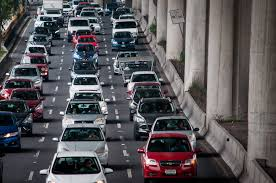
#> input picture Laboratorio 1/image.jpg, 276 x 183 px
$ jupyter execute --allow-errors 'Laborario 1.ipynb'
#> lines starting #> are read from the running program, lines starting #| are printed output that depends on the picture
[cell 1]
import cv2
import matplotlib.pyplot as plt
import numpy as np

<h1>Problema 1 </h2>

[cell 2]
def canal_imagen(imagen, color):
#> called with imagen = 'image.jpg', color = 1
    img = cv2.imread(imagen) #lectura en formato BGR
#> img is the input picture: shape (183, 276, 3); mean B, G, R 88.9, 85.7, 88.2
    img = cv2.cvtColor(img,cv2.COLOR_BGR2RGB)
    alto = img.shape[0]
#> alto = 183
    ancho =  img.shape[1]
#> ancho = 276
    lienzo = np.zeros((alto,ancho,3)) #hace que la imagen de salida sea a color.
    for i in range(0, alto):
        for j in range(0, ancho):
            pixel = img[i,j]

            blue = pixel[2]
            green = pixel[1]
            red = pixel[0]

            if(color == 1):
                lienzo[i, j] = [blue, 0, 0]
            if(color == 2):
                lienzo[i, j] = [0, green, 0]
            if(color == 3):
                lienzo[i, j] = [0, 0, red]
            if(color == 10):
                lienzo[i, j] = [0, green, red]
            if(color == 20):
                lienzo[i, j] = [blue, green, 0]
            if(color == 30):
                lienzo[i, j] = [blue, 0, red]

    cv2.imwrite('monocromo.jpg', lienzo)
    monocromo = cv2.imread('monocromo.jpg')
    monocromo = cv2.cvtColor(monocromo, cv2.COLOR_BGR2RGB)
    return monocromo

[cell 3]
imagen_dir = 'image.jpg'
plt.imshow(canal_imagen(imagen_dir, 1))
plt.show()

[cell 4]
imagen_dir = 'image.jpg'
plt.imshow(canal_imagen(imagen_dir, 2))
plt.show()

[cell 5]
imagen_dir = 'image.jpg'
plt.imshow(canal_imagen(imagen_dir, 3))
plt.show()

[cell 6]
imagen_dir = 'image.jpg'
plt.imshow(canal_imagen(imagen_dir, 10))
plt.show()

[cell 7]
imagen_dir = 'image.jpg'
plt.imshow(canal_imagen(imagen_dir, 20))
#> after the loop in canal_imagen (call 5), `for i in range(0, alto):`:
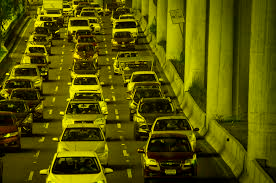
#> lienzo: shape (183, 276, 3) float64; mean R, G, B 88.9, 85.7, 0
#> in canal_imagen (call 5), `monocromo = cv2.imread('monocromo.jpg')`:
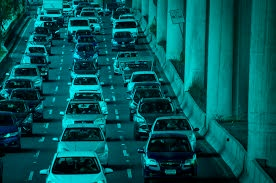
#> monocromo: shape (183, 276, 3); mean B, G, R 88.9, 85.8, 4.5
plt.show()

[cell 8]
imagen_dir = 'image.jpg'
plt.imshow(canal_imagen(imagen_dir, 30))
#> after the loop in canal_imagen (call 6), `for i in range(0, alto):`:
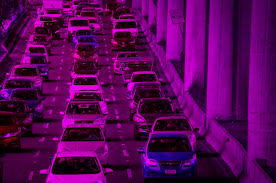
#> lienzo: shape (183, 276, 3) float64; mean R, G, B 88.9, 0, 88.2
plt.show()

<h1>Problema 2 </h2>

[cell 9]
def agregar_colores(imagenR,imagenG, imagenB):
#> called with imagenR = 'imagen1/imagen1_salida_gray_rojo.jpg', imagenG = 'imagen1/imagen1_salida_gray_verde.jpg', imagenB = 'imagen1/imagen1_salida_gray_azul.jpg'
    imgR = cv2.imread(imagenR) #lectura en formato BGR
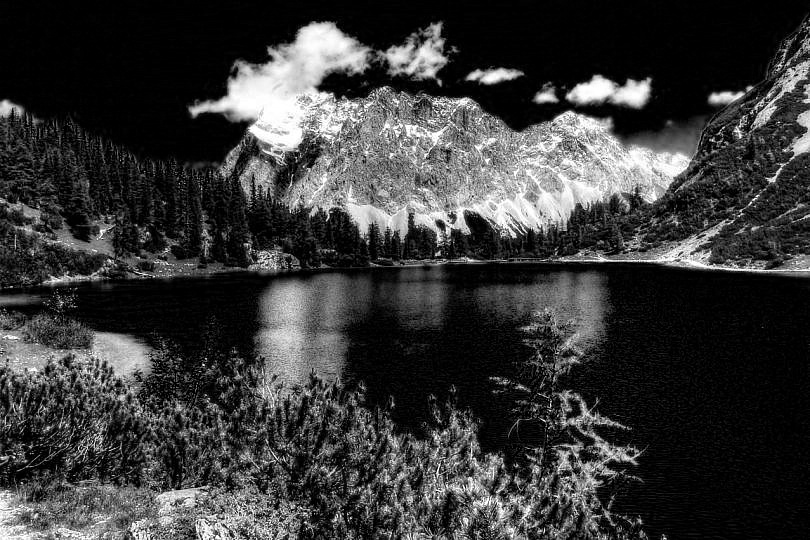
#> input picture Laboratorio 1/imagen1/imagen1_salida_gray_rojo.jpg, 810 x 540 px
#> imgR is the input picture: shape (540, 810, 3); min 0, max 255, mean 57.5
    imgR = cv2.cvtColor(imgR,cv2.COLOR_BGR2RGB)

    imgG = cv2.imread(imagenG) #lectura en formato BGR
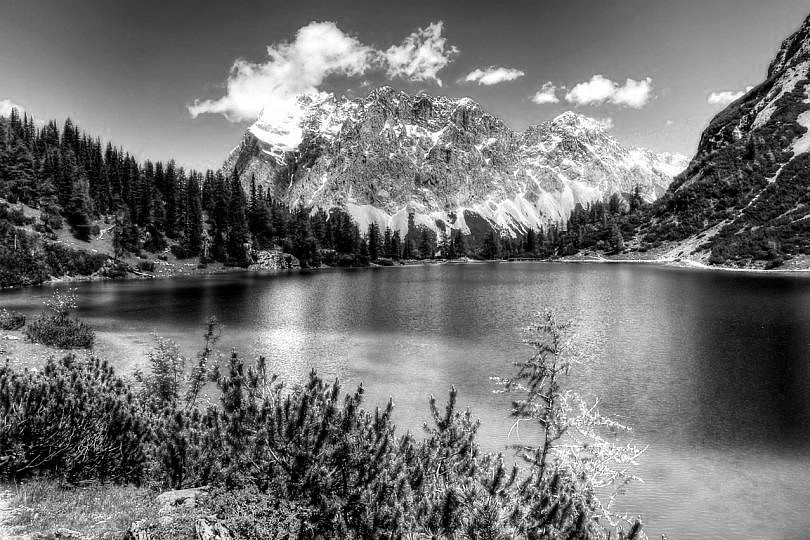
#> input picture Laboratorio 1/imagen1/imagen1_salida_gray_verde.jpg, 810 x 540 px
#> imgG is the input picture: shape (540, 810, 3); min 0, max 255, mean 113.9
    imgG = cv2.cvtColor(imgG,cv2.COLOR_BGR2RGB)

    imgB = cv2.imread(imagenB) #lectura en formato BGR
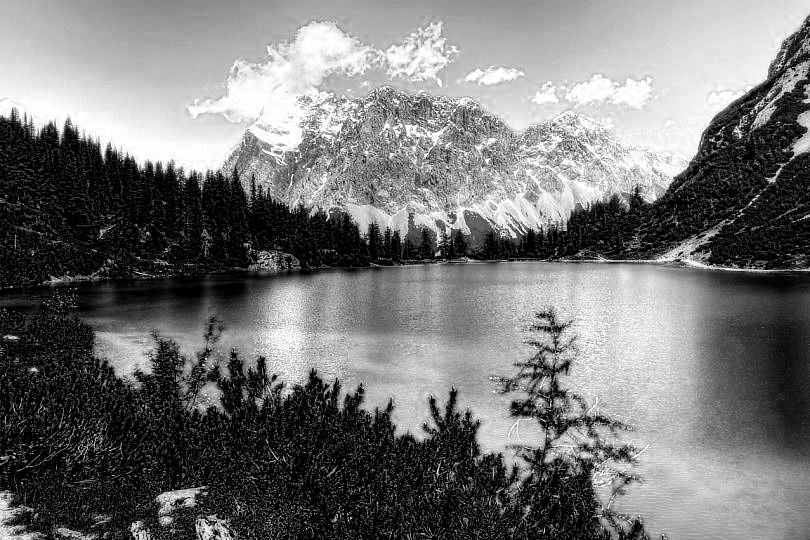
#> input picture Laboratorio 1/imagen1/imagen1_salida_gray_azul.jpg, 810 x 540 px
#> imgB is the input picture: shape (540, 810, 3); min 0, max 255, mean 118.1
    imgB = cv2.cvtColor(imgB,cv2.COLOR_BGR2RGB)

    altoR = imgR.shape[0]
#> altoR = 540
    anchoR =  imgR.shape[1]
#> anchoR = 810

    altoG = imgG.shape[0]
#> altoG = 540
    anchoG =  imgG.shape[1]
#> anchoG = 810

    altoB = imgB.shape[0]
#> altoB = 540
    anchoB =  imgB.shape[1]
#> anchoB = 810

    lienzo = np.zeros((altoR,anchoR,3)) #hace que la imagen de salida sea a color.
    for i in range(0, altoR):
        for j in range(0, anchoR):
            pixelR = imgR[i,j]
            pixelG = imgG[i,j]
            pixelB = imgB[i,j]

            blueR = pixelR[2]
            greenR = pixelR[1]
            redR = pixelR[0]

            blueG = pixelG[2]
            greenG = pixelG[1]
            redG = pixelG[0]

            blueB = pixelB[2]
            greenB = pixelB[1]
            redB = pixelB[0]

            lienzo[i, j] = [blueB, greenG, redR]
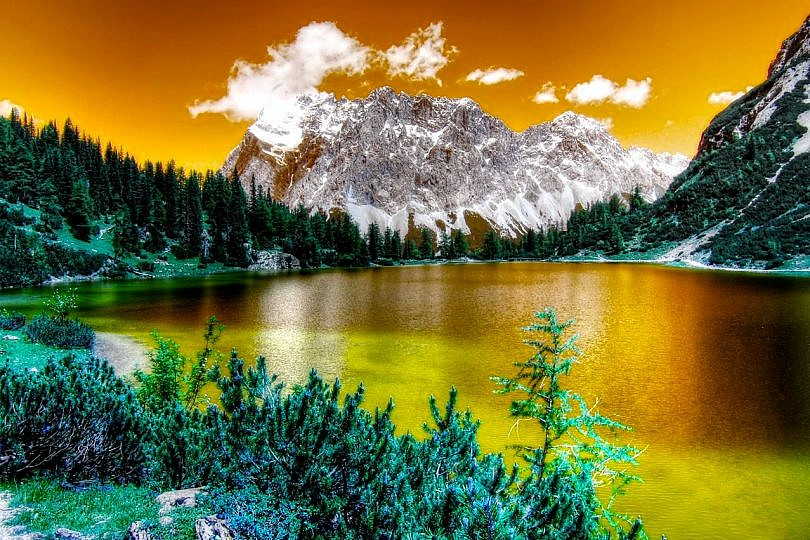
#> lienzo: shape (540, 810, 3) float64; mean R, G, B 118.1, 113.9, 57.5


    cv2.imwrite('imagen_original.jpg', lienzo)
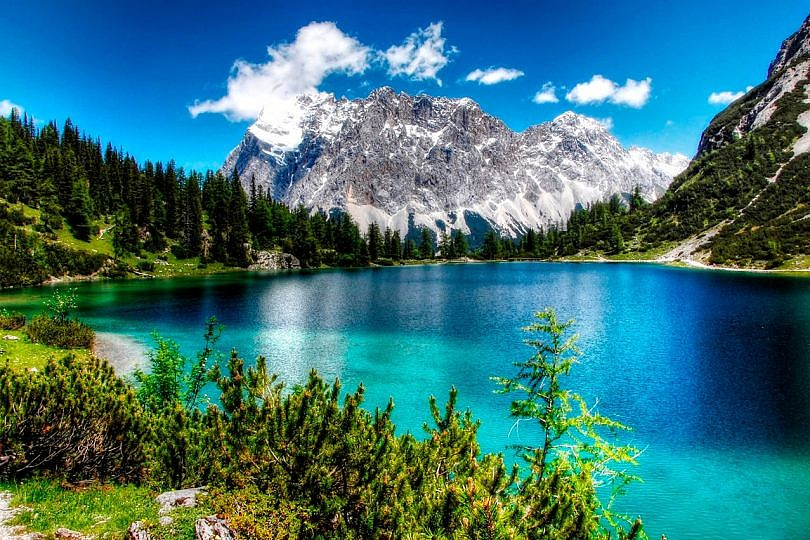
#> saved as imagen_original.jpg: shape (540, 810, 3); mean B, G, R 118.1, 113.9, 57.5
    imagen_original = cv2.imread('imagen_original.jpg')
    imagen_original = cv2.cvtColor(imagen_original, cv2.COLOR_BGR2RGB)
    return imagen_original

[cell 10]
imagenB_dir = 'imagen1/imagen1_salida_gray_azul.jpg'
imagenR_dir = 'imagen1/imagen1_salida_gray_rojo.jpg'
imagenG_dir = 'imagen1/imagen1_salida_gray_verde.jpg'
plt.imshow(agregar_colores(imagenR_dir,imagenG_dir,imagenB_dir))
plt.show()

[cell 11]
imagen2B_dir = 'imagen2/imagen2_salida_gray_azul.jpg'
imagen2R_dir = 'imagen2/imagen2_salida_gray_rojo.jpg'
imagen2G_dir = 'imagen2/imagen2_salida_gray_verde.jpg'
#> (the rest of this cell did not finish here and is left out)

#> call 2 of agregar_colores, with imagenR = 'imagen2/imagen2_salida_gray_rojo.jpg', imagenG = 'imagen2/imagen2_salida_gray_verde.jpg', imagenB = 'imagen2/imagen2_salida_gray_azul.jpg'
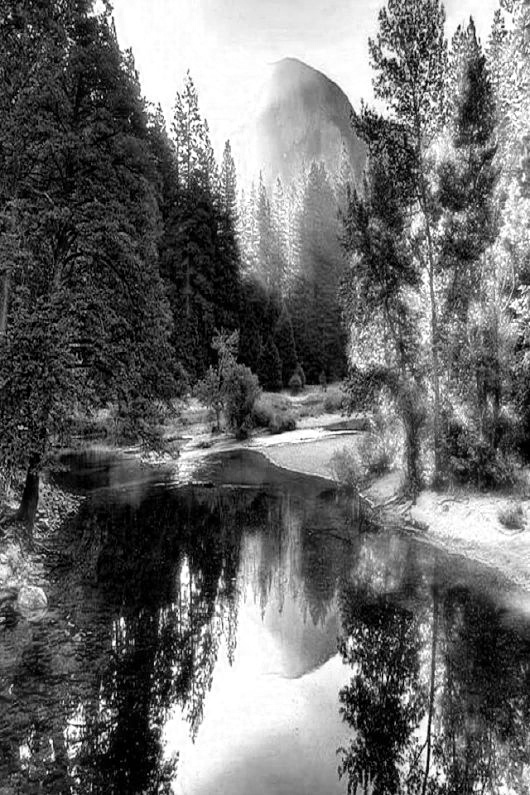
#> input picture Laboratorio 1/imagen2/imagen2_salida_gray_rojo.jpg, 530 x 795 px
#> in agregar_colores, imgR is the input picture: shape (795, 530, 3); min 0, max 255, mean 106.5
plt.show()

[cell 12]
imagenB_dir = 'perro/perro_salida_gray_azul.jpg'
imagenR_dir = 'perro/perro_salida_gray_rojo.jpg'
imagenG_dir = 'perro/perro_salida_gray_verde.jpg'
#> (the rest of this cell did not finish here and is left out)

plt.show()

[cell 13]
# imagenR_dir = 'imagen1/imagen1_salida_gray_rojo.jpg'
# imgR = cv2.imread(imagenB_dir)
# imgR
# plt.imshow(imgR) #DIBUJA EN rbg
# plt.show()

<h1>Problema 3 </h2>

[cell 14]
#IMAGEN ORIGINAL
imagen_a_gray = 'cachorros.jpg'
imgR = cv2.imread(imagen_a_gray)
#> (the rest of this cell did not finish here and is left out)

[cell 15]
def escala_gris_3D(imagen):
    img = cv2.imread(imagen) #lectura en formato BGR
    img = cv2.cvtColor(img,cv2.COLOR_BGR2RGB)
    alto = img.shape[0]
    ancho =  img.shape[1]
    gris_red = np.zeros((alto,ancho,1))
    gris_green = np.zeros((alto,ancho,1))
    gris_blue = np.zeros((alto,ancho,1))
    for i in range(0, alto):
        for j in range(0, ancho):
            pixel = img[i,j]

            blue = pixel[2]
            green = pixel[1]
            red = pixel[0]

            gris_red[i,j] = int(0.299*blue + 0.587*green + red)
            gris_green[i,j] = int(0.299*blue + green + 0.114*red)
            gris_blue[i,j] = int(blue + 0.587*green + 0.114*red)

    cv2.imwrite('imagen_gray_red.jpg', gris_red)
    cv2.imwrite('imagen_gray_green.jpg', gris_green)
    cv2.imwrite('imagen_gray_blue.jpg', gris_blue)

    gris_red = cv2.imread('imagen_gray_red.jpg')
    gris_red = cv2.cvtColor(gris_red, cv2.COLOR_BGR2RGB)

    gris_green = cv2.imread('imagen_gray_green.jpg')
    gris_green = cv2.cvtColor(gris_green, cv2.COLOR_BGR2RGB)

    gris_blue = cv2.imread('imagen_gray_blue.jpg')
    gris_blue = cv2.cvtColor(gris_blue, cv2.COLOR_BGR2RGB)

    return gris_red, gris_green, gris_blue

[cell 16]
imagen_a_gray = 'cachorros.jpg'
#> (the rest of this cell did not finish here and is left out)

[cell 17]
imagen_a_gray = 'cachorros.jpg'
#> (the rest of this cell did not finish here and is left out)

plt.show()

[cell 18]
imagen_a_gray = 'cachorros.jpg'
#> (the rest of this cell did not finish here and is left out)

plt.show()

<h1>Problema 4 </h2>

[cell 19]
image = cv2.imread('cachorros.jpg')
#> (the rest of this cell did not finish here and is left out)

[cell 20]
hist = cv2.calcHist([image], [0], None, [256], [0, 256])
#> hist = 256 values from 0 to 0
plt.plot(hist, color = 'b')
plt.xlim([0, 256])
plt.show()
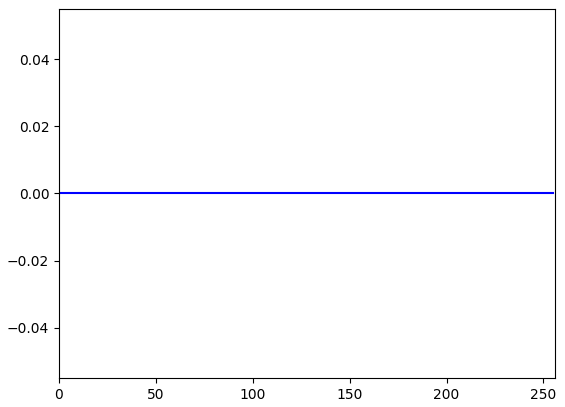
#> figure drawn by matplotlib, 1 panel
